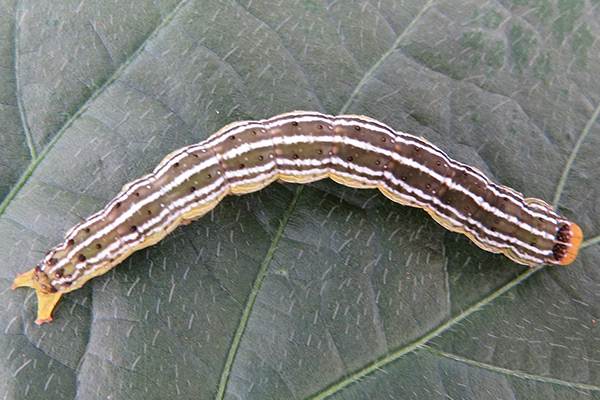
#> input picture desafio-1-solucao/dataset/lagarta/train/20181019-Lagartas-Da-Soja-E-Formas-De-Controle-Lagarta-Soja.jpg, 600 x 400 px; its folder holds 4 pictures in this run
$ jupyter execute --allow-errors preprocess.ipynb   (shell and % lines are left out)
#> lines starting #> are read from the running program, lines starting #| are printed output that depends on the picture
[cell 1]
# import the Python Image processing Library

from PIL import Image
import os
import numpy as np

[cell 2]
os.listdir("dataset/lagarta/train/")

[cell 3]
# Create an Image object from an Image

def get_images(path):
#> called with path = 'dataset/lagarta/train/'
    images = []
    for file in os.listdir(path):
        images.append(Image.open(path + file))

    return images


lagarta = get_images("dataset/lagarta/train/")
#> (the rest of this cell did not finish here and is left out)

percevejo_marrom = get_images("dataset/percevejo_marrom/")
percevejo_verde = get_images("dataset/percevejo_verde/")

[cell 4]
lagarta[0]

[cell 5]
def generate_data(data, angles=[]):

    print("original size of files: ", len(data))
    new_data = []
    for angle in angles:
        for i, image in enumerate(data):
            new_data.append(image.rotate(angle))
    print("examples generated: ", len(new_data))

    return new_data

[cell 6]
len(lagarta)

[cell 7]
# lagarta.append(lagarta[3].rotate(45))
lagarta[-1]
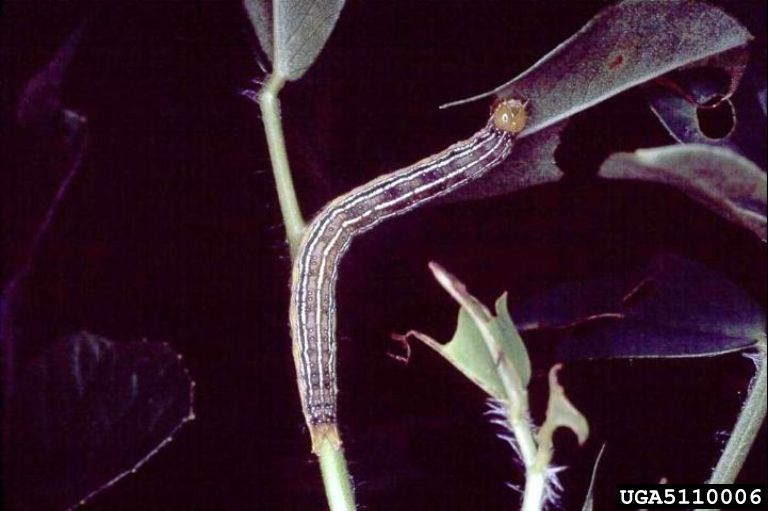
#> Out: PIL image 768x511 RGB; mean R, G, B 50.6, 25.9, 39.9

[cell 8]
new_lagarta = generate_data(data=lagarta, angles=[45, 90])
#> (the rest of this cell did not finish here and is left out)

[cell 9]
def save_new_examples(data, path, name):
    print(f"saving for {name}...")
    for i, image in enumerate(data):
        image.save(path + name + "_" + str(i) + ".png")

    print("done.")

#> (a cell that did not finish here is left out)

[cell 11]
os.rename("dataset/lagarta/train/anticarsia_gemmatalis14.jpg", "dataset/lagarta/test/anticarsia_gemmatalis14.jpg")

[cell 12]
l = [1,22,23]
np.random.choice(l, 3)

[cell 13]
def split_data(folder, sample=0.1):
#> called with folder = 'dataset/percevejo_marrom', sample = 0.1
    files = os.listdir(folder + '/train')
    chosen = np.random.choice(files, size = round(0.1*len(files)))
    for file in chosen:
        os.rename(folder + "/train/" + file, folder + '/test/' + file)

[cell 14]
# split_data(folder="dataset/lagarta")
split_data(folder="dataset/percevejo_marrom")
split_data(folder="dataset/percevejo_pequeno")
split_data(folder="dataset/percevejo_verde")
